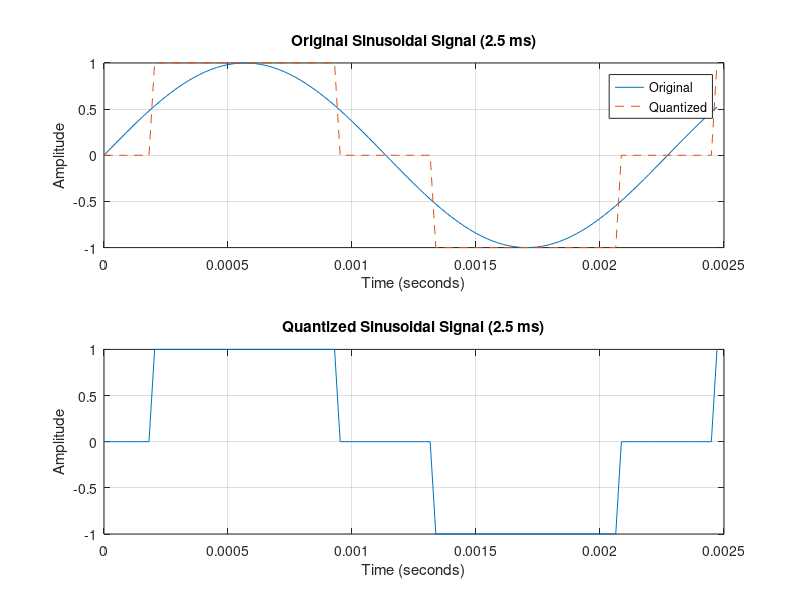

Reproduce this figure in MATLAB.
fs = 44100; % Sampling frequency
ts = 1/fs; % Sampling period
dur = 1; % Duration of the signal in seconds
NumberOfSteps = 1; % Number of steps for quantization

% Time vector
t = 0:ts:dur;

% Define a sinusoidal input signal
f = 440; % Frequency of the sine wave (440 Hz = A4 note)
z = sin(2*pi*f*t); % Sinusoidal signal

% Apply step quantization to the sinusoidal signal
y = z * NumberOfSteps; % Scale the signal by the number of steps
y = round(y); % Round to the nearest step
y = y * (1/NumberOfSteps); % Normalize the signal back to the original range

% Define the 2.5 ms time period
timePeriod = 0.0025; % 2.5 ms
samplesToDisplay = round(timePeriod * fs); % Number of samples corresponding to 2.5 ms
t_2_5ms = t(1:samplesToDisplay); % Time vector for 2.5 ms
z_2_5ms = z(1:samplesToDisplay); % Original signal for 2.5 ms
y_2_5ms = y(1:samplesToDisplay); % Quantized signal for 2.5 ms

% Plot the original and quantized signals for 2.5 ms
subplot(211);
plot(t_2_5ms, z_2_5ms);
title('Original Sinusoidal Signal (2.5 ms)');
xlabel('Time (seconds)');
ylabel('Amplitude');
grid on;
hold on;

plot(t_2_5ms, y_2_5ms, '--');
legend('Original', 'Quantized');
grid on;

% Play the original sinusoidal signal
disp('Playing original sinusoidal signal...');
sound(z, fs);
pause(dur + 0.5); % Wait for the sound to finish playing

% Play the quantized sinusoidal signal
disp('Playing quantized sinusoidal signal...');
sound(y, fs);

% Optional: Plot the quantized signal separately for 2.5 ms
subplot(212);
plot(t_2_5ms, y_2_5ms);
title('Quantized Sinusoidal Signal (2.5 ms)');
xlabel('Time (seconds)');
ylabel('Amplitude');
grid on;